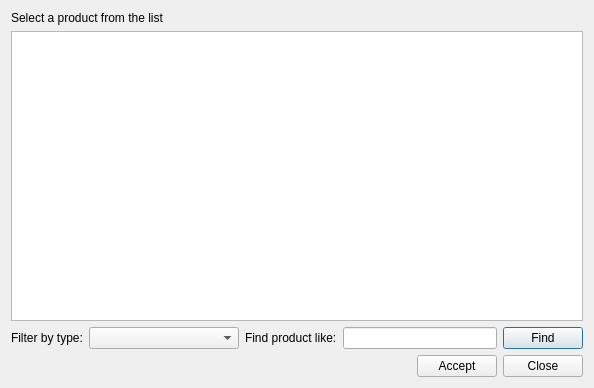
<?xml version="1.0" encoding="UTF-8"?>
<ui version="4.0">
 <class>hhconsprodslkp</class>
 <widget class="QDialog" name="hhconsprodslkp">
  <property name="geometry">
   <rect>
    <x>0</x>
    <y>0</y>
    <width>594</width>
    <height>388</height>
   </rect>
  </property>
  <property name="windowTitle">
   <string>Dialog</string>
  </property>
  <layout class="QVBoxLayout" name="verticalLayout">
   <item>
    <widget class="QLabel" name="label_3">
     <property name="text">
      <string>Select a product from the list</string>
     </property>
    </widget>
   </item>
   <item>
    <widget class="QTableView" name="tableView"/>
   </item>
   <item>
    <layout class="QHBoxLayout" name="horizontalLayout">
     <item>
      <widget class="QLabel" name="label">
       <property name="text">
        <string>Filter by type:</string>
       </property>
      </widget>
     </item>
     <item>
      <widget class="QComboBox" name="comboBox">
       <property name="minimumSize">
        <size>
         <width>150</width>
         <height>0</height>
        </size>
       </property>
      </widget>
     </item>
     <item>
      <widget class="QLabel" name="label_2">
       <property name="text">
        <string>Find product like:</string>
       </property>
      </widget>
     </item>
     <item>
      <widget class="QLineEdit" name="lineEdit"/>
     </item>
     <item>
      <widget class="QPushButton" name="pushButton">
       <property name="text">
        <string>Find</string>
       </property>
      </widget>
     </item>
    </layout>
   </item>
   <item>
    <layout class="QHBoxLayout" name="horizontalLayout_2">
     <item>
      <spacer name="horizontalSpacer">
       <property name="orientation">
        <enum>Qt::Horizontal</enum>
       </property>
       <property name="sizeHint" stdset="0">
        <size>
         <width>40</width>
         <height>20</height>
        </size>
       </property>
      </spacer>
     </item>
     <item>
      <widget class="QPushButton" name="pushButton_2">
       <property name="text">
        <string>Accept</string>
       </property>
       <property name="icon">
        <iconset resource="../images.qrc">
         <normaloff>:/images/apply.png</normaloff>:/images/apply.png</iconset>
       </property>
      </widget>
     </item>
     <item>
      <widget class="QPushButton" name="pushButton_3">
       <property name="text">
        <string>Close</string>
       </property>
       <property name="icon">
        <iconset resource="../images.qrc">
         <normaloff>:/images/closeform.png</normaloff>:/images/closeform.png</iconset>
       </property>
      </widget>
     </item>
    </layout>
   </item>
  </layout>
 </widget>
 <resources>
  <include location="../images.qrc"/>
 </resources>
 <connections/>
</ui>
